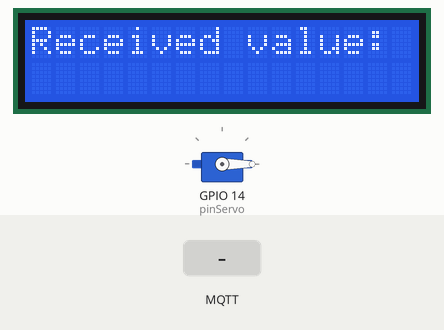
The sketch below on a simulated ESP32. Parts: 16×2 character LCD, servo. The test bench sets the inputs (shaded band). WiFi joins after 1.5 s; servers stay silent unless stated; no MQTT or app messages arrive unless stated; what the sketch prints to the serial monitor is not drawn.

Above: at 2.1 s.
3.3 s: MQTT message "on" arrives on the first subscribed topic
At 5.4 s:
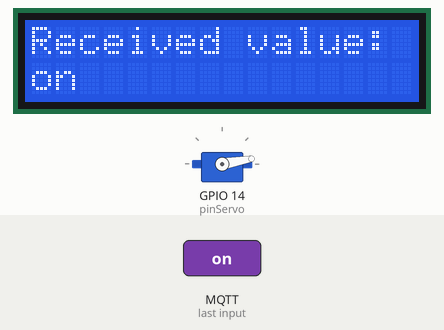
6.3 s: MQTT message "off" arrives on the first subscribed topic
At 7.8 s:
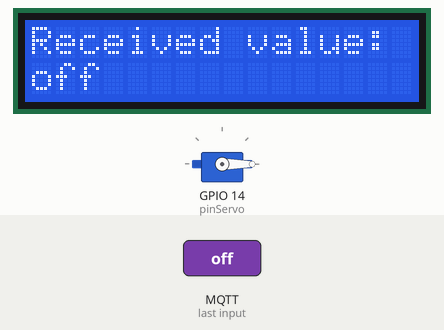
9.3 s: MQTT message "200" arrives on the first subscribed topic
At 11.9 s:
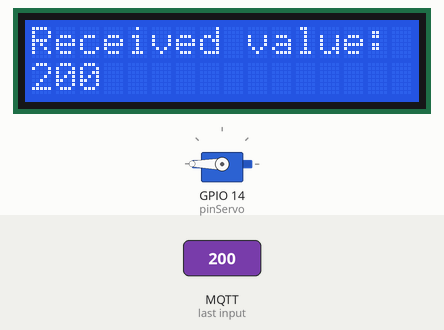
12.3 s: MQTT message "90" arrives on the first subscribed topic
At 16.0 s:
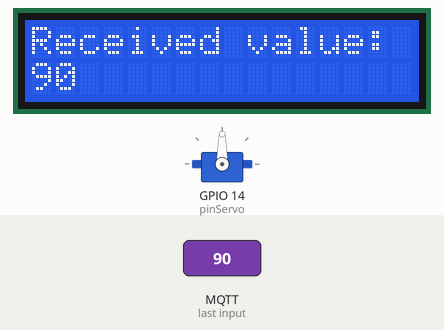
Timing chart, 0 to 16.3 s (numbered marks = the images above; inputs shaded):
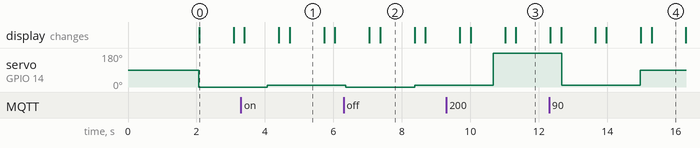

Measured:
- after the input at 3.3 s, the display: first differs from a run without the input after 1.4 s (image 1)
- after the input at 6.3 s, the display: first differs from a run without the input after 1.1 s (image 2)
- after the input at 9.3 s, servo on GPIO 14 (pinServo): 10° → 180° after 1.4 s; the display: first differs from a run without the input after 0.71 s (image 3)
- after the input at 12.3 s, the display: first differs from a run without the input after 0.35 s (image 4)
- what the display in image 0 shows lasts 1.0 s, from 2.1 s to 3.1 s

The sketch:

ESP32_RTOS_MQTT.ino
```cpp
#include <ESP32Servo.h>
#include <Wire.h>
#include <LiquidCrystal_I2C.h>
#include <Arduino.h>
#include <freertos/FreeRTOS.h>
#include <freertos/task.h>
#include <WiFi.h>
#include <PubSubClient.h>

const char *ssid = "MadnessPortal";
const char *password = "1223334444";
const char *mqtt_server = "192.168.4.2";

// Nueva IP estática
IPAddress staticIP(192, 168, 4, 10);

#define PIN_LED LED_BUILTIN

WiFiClient espClient;
PubSubClient client(espClient);

String incomingMessage = "";

void reconnect();
void callback(char* topic, byte* payload, unsigned int length);

LiquidCrystal_I2C lcd(0x27, 16, 2);
Servo servo;
int pinServo = 14;
int pos = 0;

void ServoTask(void *pvParameters) {
  while(1) {
    // Check if there's available data on the Serial port

      // Read the incoming bytes as a string until newline character
      String input = incomingMessage;
      // Convert the string to an integer
      int degrees = input.toInt();
      // Move the servo to the specified position
      servo.write(degrees);
      vTaskDelay(pdMS_TO_TICKS(2000));
      servo.write(10);
      vTaskDelay(pdMS_TO_TICKS(2000));

    vTaskDelay(pdMS_TO_TICKS(300)); // Small delay to prevent task starvation
  }
}

void LCDTask(void *pvParameters) {
  while(1) {
    // Check if there's available data on the Serial port

      // Read the incoming bytes as a string until newline character

      // Display the received value on the LCD
      lcd.setCursor(0, 0);
      lcd.print("Received value: ");
      lcd.setCursor(0, 1);
      lcd.print(incomingMessage);
      vTaskDelay(pdMS_TO_TICKS(1000));
      lcd.clear();

    vTaskDelay(pdMS_TO_TICKS(300)); // Small delay to prevent task starvation
  }
}

void MQTTTask(void *pvParameters) {
  // MQTT setup and data reception logic
}

void setup() {
  Serial.begin(115200);
  lcd.init();
  lcd.backlight();
  servo.attach(pinServo, 500, 2500);

  //mqtt
  Serial.begin(115200);

  // Configurar IP estática
  WiFi.config(staticIP, IPAddress(192, 168, 4, 1), IPAddress(255, 255, 255, 0), IPAddress(192, 168, 4, 1));

  // Conectar a la red WiFi
  WiFi.begin(ssid, password);

  while (WiFi.status() != WL_CONNECTED)
  {
    vTaskDelay(pdMS_TO_TICKS(1000));
    Serial.println("Connecting to ESP01 AP...");
  }

  Serial.println("Connected to ESP01 AP!");

  client.setServer(mqtt_server, 1883);
  client.setCallback(callback);

  xTaskCreate(ServoTask, "ServoTask", 2048, NULL, 1, NULL);
  xTaskCreate(LCDTask, "LCDTask", 2048, NULL, 2, NULL);
  //xTaskCreate(MQTTTask, "MQTTTask", 2048, NULL, 3, NULL);
}

void loop() {
  // Code that doesn't require FreeRTOS handling
  if (!client.connected())
  {
    reconnect();
  }

  client.loop();

  vTaskDelay(pdMS_TO_TICKS(500));
}


//////////////////

void reconnect()
{
  // Loop hasta que nos reconectemos
  while (!client.connected())
  {
    Serial.print("Intentando conexión MQTT...");
    // Intentar conectar
    if (client.connect("ESP32"))
    {
      Serial.println("Conectado al broker MQTT");
      // Suscribirse al tema después de la conexión exitosa
      client.subscribe("esp01/ultrasound");
    }
    else
    {
      Serial.print("Error, rc=");
      Serial.print(client.state());
      Serial.println(" Intentando nuevamente en 5 segundos");
      vTaskDelay(pdMS_TO_TICKS(5000));
    }
  }
}

void callback(char* topic, byte* payload, unsigned int length) {
  Serial.print("Mensaje recibido en el tema: ");
  Serial.println(topic);

  Serial.print("Contenido del mensaje: ");
  incomingMessage = "";  // Reiniciar la variable antes de acumular el nuevo mensaje

  for (int i = 0; i < length; i++) {
    incomingMessage += (char)payload[i];
  }

  Serial.println(incomingMessage);
}
```
